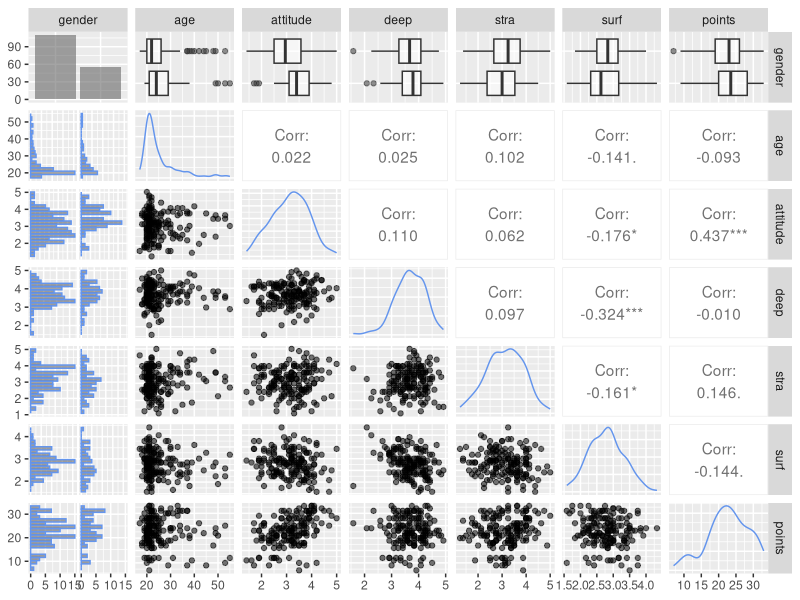
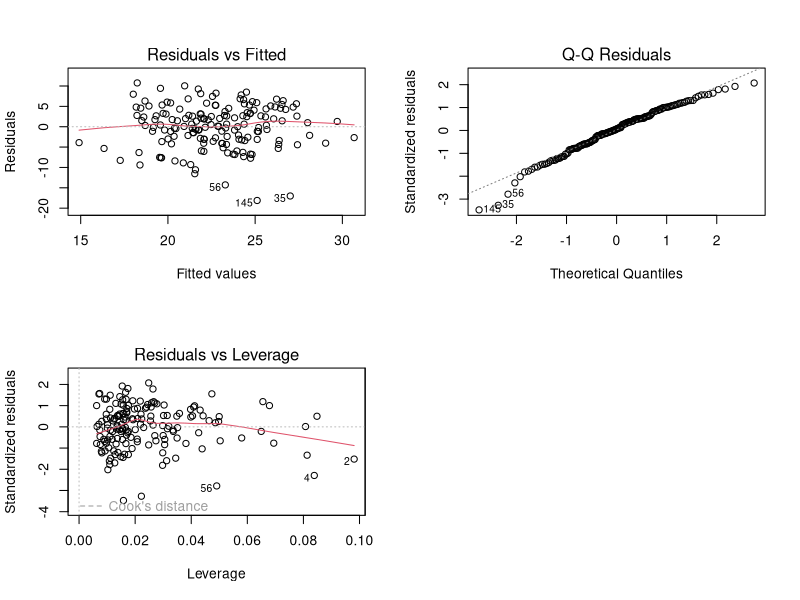

These charts were generated, in order, by the following R code:
## ---- chunk 1
date()
## ---- chunk 2

## ---- chunk 3
d14 <- read.table("data/learning2014.csv")
str(d14)
dim(d14)
## ---- chunk 4
library(ggplot2)
library(GGally)

p <- ggpairs(d14, mapping = aes(alpha = 0.5), lower = list(combo = wrap("facethist", bins = 20, colour = "cornflower blue")), diag = list(continuous = wrap("densityDiag", colour = "cornflower blue")))
p
## ---- chunk 5
summary(d14)
## ---- chunk 6
m <- lm(points ~ attitude + stra + age, data = d14)
summary(m)
## ---- chunk 7
par(mfrow = c(2,2))
plot(m, which = c(1,2,5))
